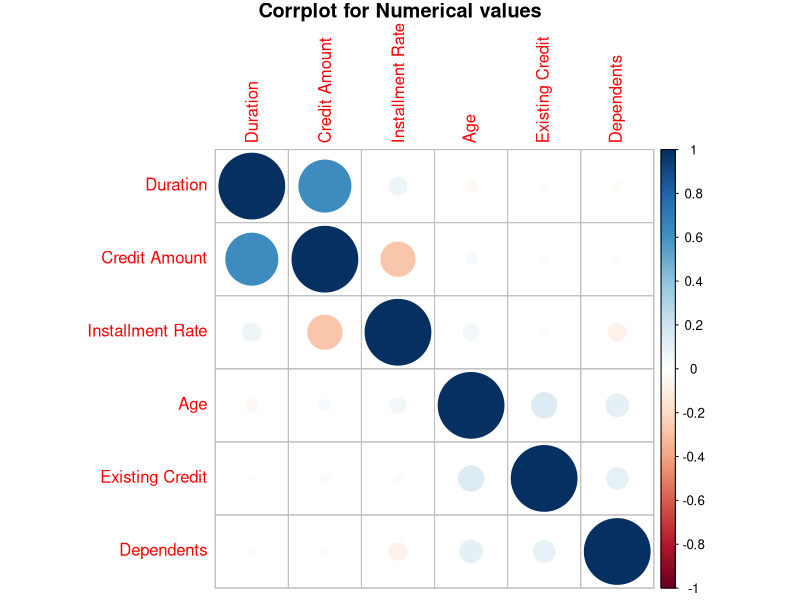
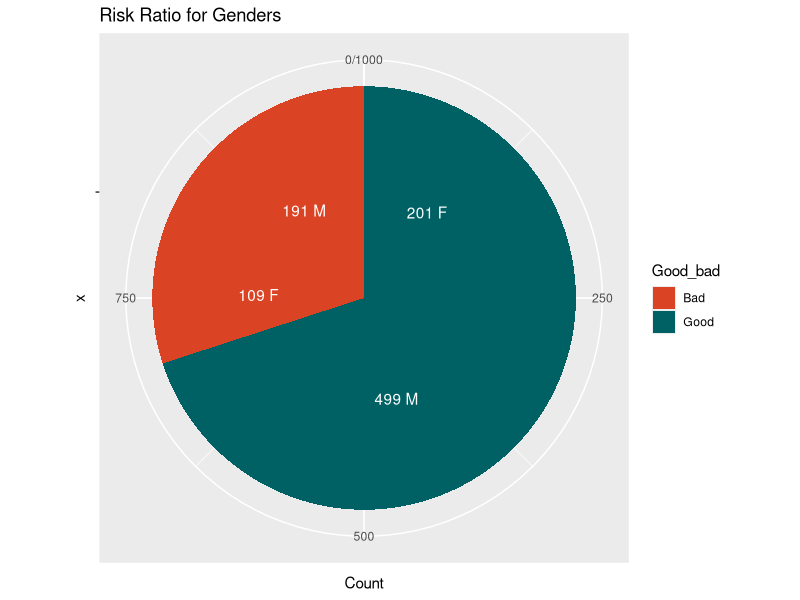
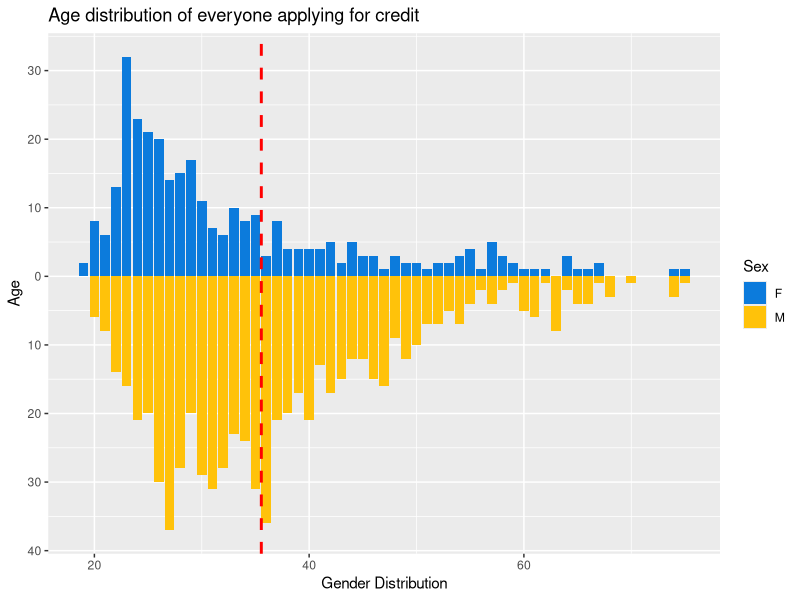
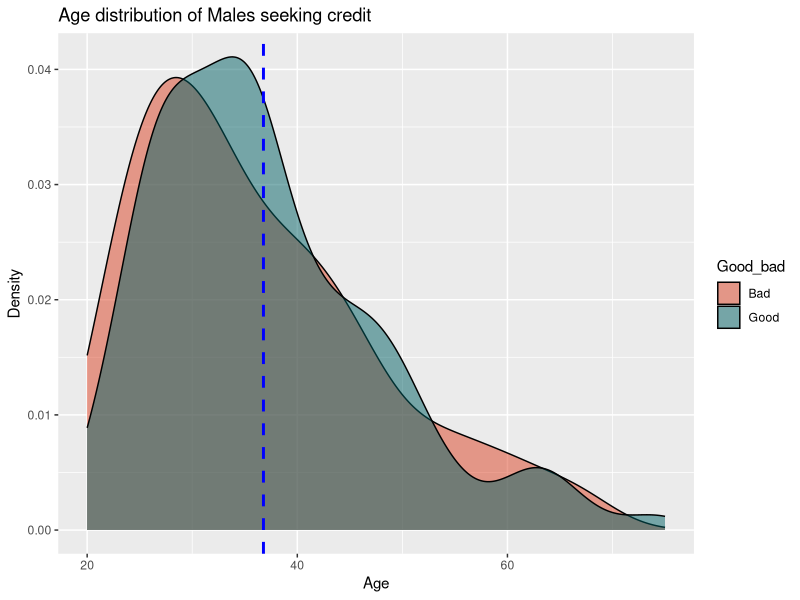
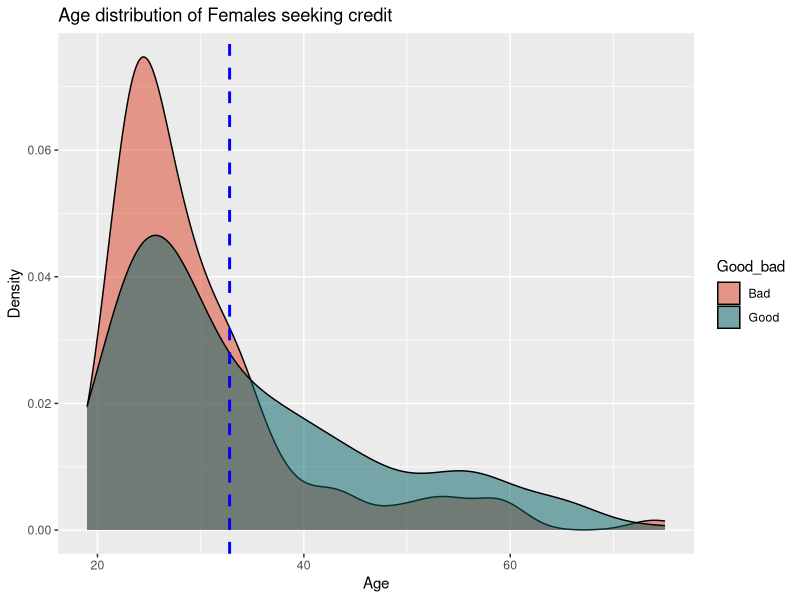
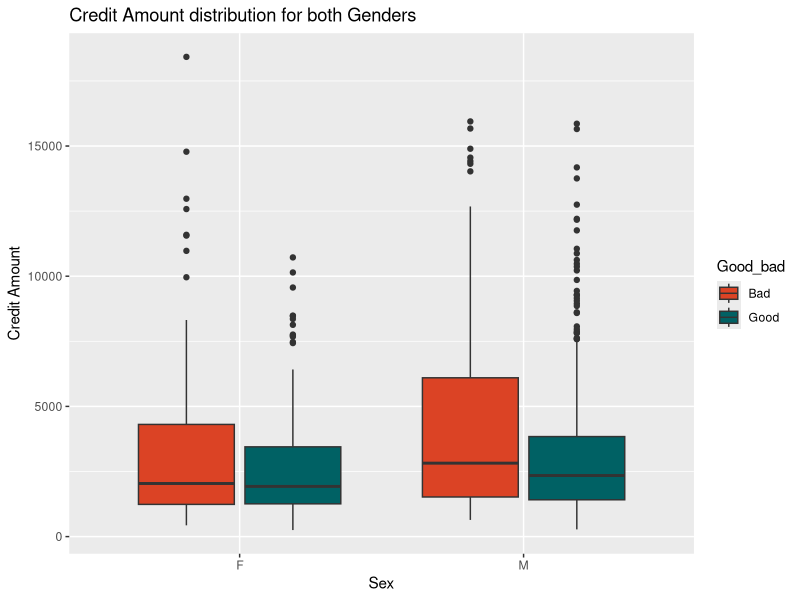
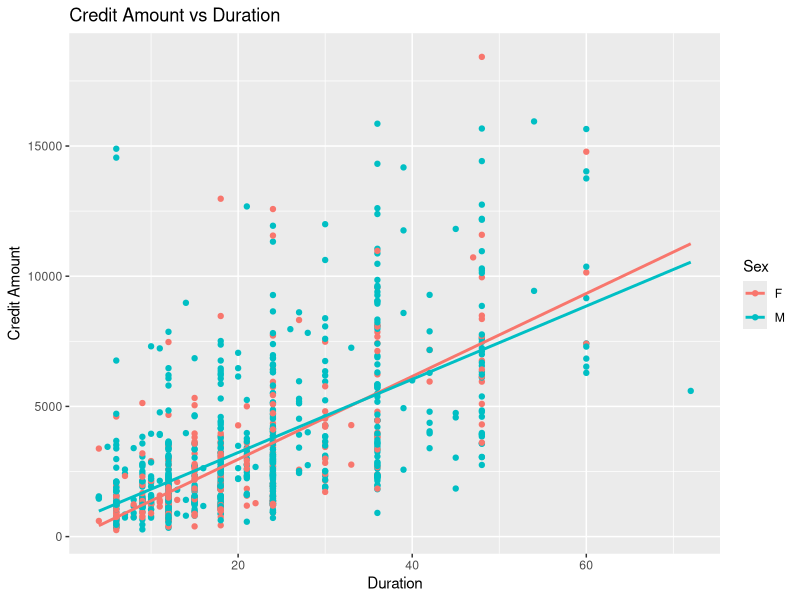
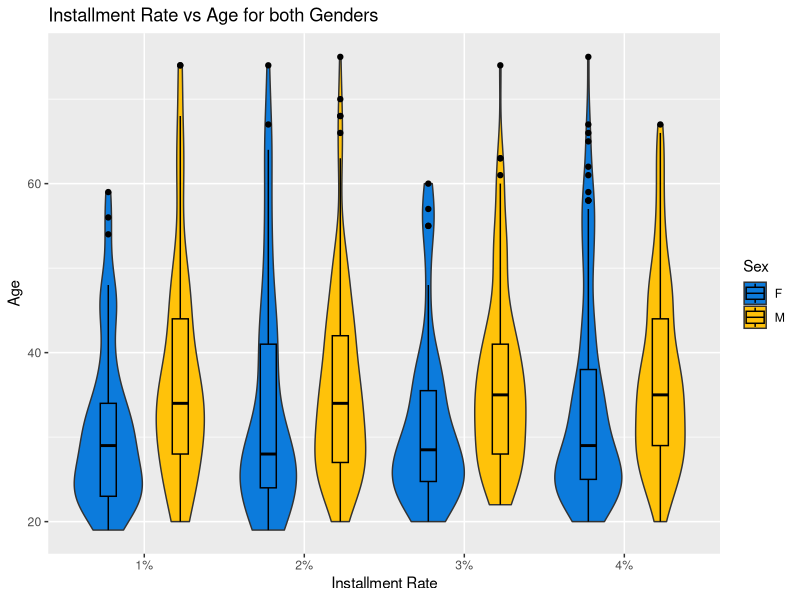

Write R code to recreate these figures, in order.
## ---- chunk 1
knitr::opts_chunk$set(echo = TRUE)
## ---- chunk 2
library(readxl)
library(dplyr)
library(corrplot)
library(ggplot2)
library(tidyr)

#The data was downloaded as a .data file which was imported into excel to change to a xls file and imported as a data set into R

german_data <- read_excel("german data.xlsx")

#Adding Column appropriate column names to the data file

colnames(german_data) = c("Checking_Account","Duration","Credit_History","Purpose","Credit_Amount","Savings_Account","Present_Employement","Installment_Rate","Personal_Status","Guarantors","Residence_Since","Property","Age","Other_Installment_Plan","Housing","Existing_Credit","Job","Dependents","Telephone","Foreign_Worker","Good_bad")

#converting the cost matrix into Good and Bad risk description
german_data$Good_bad[german_data$Good_bad == 2] <- "Bad"
german_data$Good_bad[german_data$Good_bad == 1] <- "Good"

#adding a new column Gender and using the categorical data to add values to it the new column
german_data$Sex[german_data$Personal_Status == "A91" | german_data$Personal_Status == "A93" | german_data$Personal_Status == "A94"] <- "M"
german_data$Sex[german_data$Personal_Status == "A92" | german_data$Personal_Status == "A95"] <- "F"

#adding a new column age category to convert numerical data of age to categorical values converting it into 4 categories YOung middle, age, adults, and seniors.

german_data$Age_Category[german_data$Age < 31] <- "Young"
german_data$Age_Category[german_data$Age >30 & german_data$Age < 41] <- "Middle_Age"
german_data$Age_Category[german_data$Age >40 & german_data$Age < 61] <- "Adults"
german_data$Age_Category[german_data$Age >60] <- "Seniors"

#creating a new data frame of males data and females data to use further
german_data_f <- subset(german_data,Sex == "F")
german_data_m <- subset(german_data,Sex == "M")

#converting numerical data to categorical data for box plot
german_data$Installment_Rate_Cat <- paste("B", german_data$Installment_Rate)

#checking for null values in the data frame
german_df <- as.data.frame(
  cbind(
    lapply(
      lapply(german_data, is.na), sum)
    )
  )
colnames(german_df) <- c('Number of Null Values in Column')
rownames(subset(german_df, german_df$nullvalues != 0))
View(german_df)
#data is clean and doesnt have any null values
## ---- chunk 3
#Showing correlation between the various numerical values in the data frame
library(corrplot)
df <- select(german_data, Duration, Credit_Amount, Installment_Rate, Age,Existing_Credit,Dependents)
colnames(df) <- c("Duration", "Credit Amount", "Installment Rate", "Age","Existing Credit","Dependents")

corrplot(cor(df[,1:6]), method = "circle", title ="Corrplot for Numerical values", mar = c(0,0,1,0))

## ---- chunk 4
library(dplyr)
library(ggplot2)
library(tidyr)
library(stringr)

df <- german_data %>% 
   group_by(Good_bad, Sex) %>% 
   summarise(Count = n())

ggplot(df, aes(x = "", y = Count ,fill = Good_bad)) + 
  geom_bar(width = 1, stat = "identity") +
  geom_text(aes(label = paste(Count,Sex)), position = position_stack(vjust = 0.5), color = "white") +
  scale_fill_manual(values = c("#DB4325","#006164")) +
  coord_polar(theta = "y") +
  labs(title = "Risk Ratio for Genders")

#This pie chart shows that only 1/4 of male credit applicants are classified as bad where as more than 1/3 rd of the female applicants are classified as bad. We are trying to explore whether this is just a bias towards men or if the various attributes are diff in case of males and females
## ---- chunk 5
library(ggplot2)
library(dplyr)

#Density plot of men applicants and age showing that the number of young men being classified as bad risk are slightly more than the number of young men being classified Good risk
pm <- ggplot(german_data_m, aes(Age, fill = Good_bad)) + 
  geom_density(alpha=.5) +
  scale_fill_manual(values = c("#DB4325","#006164")) +
  labs(x = "Age", y = "Density", title = "Age distribution of Males seeking credit") + 
  geom_vline(aes(xintercept=mean(Age)), color="blue", linetype="dashed", size=1)

#Density plot of women applicants and age showing that the number of young females being classified as bad risk is drastically more than the number of young women being classified Good risk

pf <- ggplot(german_data_f, aes(Age, fill= Good_bad)) + 
  geom_density(alpha=.5) +    
  scale_fill_manual(values = c("#DB4325","#006164")) +
  labs(x = "Age", y = "Density", title = "Age distribution of Females seeking credit") + 
  geom_vline(aes(xintercept=mean(Age)), color="blue", linetype="dashed", size=1)

#pyramid plot of everyone's age showing almost equal number of young men and women applying for credit
p <- ggplot(german_data,aes(x=Age ,fill = Sex)) + 
  geom_bar(data=subset(german_data, Sex == "F")) + 
  geom_bar(data=subset(german_data, Sex == "M"),aes(y=..count..*(-1))) + 
  scale_y_continuous(breaks=seq(-40,40,10),labels=abs(seq(-40,40,10))) + 
  scale_fill_manual(values = c("#0C7BDC","#FFC20A")) +
  labs( x= "Gender Distribution", y = "Age", title = "Age distribution of everyone applying for credit") + 
  geom_vline(aes(xintercept=mean(Age)), color="Red", linetype="dashed", size=1)
p
pm
pf

## ---- chunk 6
library(ggplot2)
p2 <- ggplot(german_data,aes(x = Sex, y = Credit_Amount, fill = Good_bad)) + 
   geom_boxplot() +
   labs(y = "Credit Amount") +
   scale_fill_manual(values = c("#DB4325","#006164")) +
  labs(title = "Credit Amount distribution for both Genders")
p2

## ---- chunk 7
#Young women take up smaller amounts of loans than men for similar duration but contrary to the above plot the number of women getting rejected in this case are very high as compared to men
ggplot(german_data, aes(x = Duration, y = Credit_Amount, color = Sex)) +
  geom_point() + 
  labs(y = "Credit Amount", title = "Credit Amount vs Duration") +
  geom_smooth(method=lm, se=FALSE, fullrange = TRUE)
## ---- chunk 8
library(ggplot2)

ggplot(german_data, aes(x = Installment_Rate_Cat, y = Age, fill = Sex)) + 
  geom_violin() + 
  geom_boxplot(color="Black", width=0.2, position = position_dodge(0.9)) +
    scale_fill_manual(values = c("#0C7BDC","#FFC20A")) +
  labs(x = "Installment Rate", y = "Age") +
  scale_x_discrete(limits = c("B 1","B 2","B 3","B 4"),
                   labels = c("1%", "2%", "3%","4%")) +
  labs(title = "Installment Rate vs Age for both Genders")
  

## ---- chunk 9
#property vs gender shows us that the percentage of young women having property or building and society savings agreements/life insurances is more than that of men but in the end they are still rejected more
library(ggplot2)
library(dplyr)
df <- german_data%>% 
  subset(Age_Category == "Young") %>%
  group_by(Property, Sex) %>%
  dplyr::summarise(count = n())
ggplot(df, aes(x = Sex, y = count, fill = Property)) + 
geom_bar(stat = "identity", position = "fill") +
  scale_fill_discrete(labels = c("Real Estate", "Insurance", "Car or Other","No Property")) +
    scale_y_continuous(breaks = c(0.1,0.2,0.3,0.4,0.5,0.6,0.7,0.8,0.9,1.0), labels = c("10%","20%","30%","40%","50%","60%","70%","80%","90%","100%")) +
  geom_hline(yintercept = 0.5) +
  labs(title = "Property Distribution", y ="% of Total")



## ---- chunk 10
library(ggplot2)
library(dplyr)
library(gridExtra)

df <- german_data %>%
  group_by(Purpose, Good_bad, Sex) %>%
  dplyr::summarise(count = n())

p4_1 <- ggplot(df, aes(x = Purpose, y = count, fill = Good_bad)) + 
    geom_bar(stat = "identity", position = "fill") +
    scale_fill_manual(values = c("#DB4325","#006164")) +
    labs( y = "% of Total", title = "Total") +
    labs( x = "", title = "")+
 scale_x_discrete(limits = c("A40","A41","A42","A43","A44","A45","A46","A48","A49","A410"),
                  labels = c("Car (New)", "Car (Used)", "Furniture","TV","Appliances","Repairs", "Education", "Retraining", "Business","Others")) +
    scale_y_continuous(breaks = c(0.1,0.2,0.3,0.4,0.5,0.6,0.7,0.8,0.9,1.0), labels = c("10%","20%","30%","40%","50%","60%","70%","80%","90%","100%")) +
  theme(axis.text.x = element_text(angle=90)) +
  labs(title = "Purpose Distribution" )
p4_1

df<- german_data %>% 
  subset(Sex == "F") %>%
  group_by(Purpose,Good_bad) %>%
  dplyr::summarise(count = n())
p4_2 <- ggplot(df, aes(x = Purpose, y = count, fill = Good_bad)) + 
  geom_bar(stat = "identity", position = "fill") +
  scale_fill_manual(values = c("#DB4325","#006164")) +
  scale_x_discrete(limits = c("A40","A41","A42","A43","A44","A45","A46","A48","A49","A410"),
                   labels = c("Car (New)", "Car (Used)", "Furniture","TV","Appliances","Repairs", "Education", "Retraining", "Business","Others")) +
  scale_y_continuous(breaks = c(0.1,0.2,0.3,0.4,0.5,0.6,0.7,0.8,0.9,1.0), 
                      labels = c("10%","20%","30%","40%","50%","60%","70%","80%","90%","100%")) +
  theme(axis.text.x = element_text(angle = 90))+
  labs( y = "% of Total females", tag = "F")


df<- german_data %>% 
  subset(Sex == "M") %>%
  group_by(Purpose, Good_bad) %>%
  dplyr::summarise(count = n())
p4_3 <- ggplot(df,aes(x = Purpose, y = count, fill = Good_bad)) + 
geom_bar(stat = "identity", position = "fill") +
  scale_fill_manual(values = c("#DB4325","#006164")) + 
  scale_x_discrete(limits = c("A40","A41","A42","A43","A44","A45","A46","A48","A49","A410"),
                   labels = c("Car (New)", "Car (Used)", "Furniture","TV","Appliances","Repairs", "Education", "Retraining", "Business","Others")) +
   scale_y_continuous(breaks = c(0.1,0.2,0.3,0.4,0.5,0.6,0.7,0.8,0.9,1.0), 
                      labels = c("10%","20%","30%","40%","50%","60%","70%","80%","90%","100%")) +
  theme(axis.text.x = element_text(angle=90))+
  labs( y = "% of Total males", tag = "M")


grid.arrange(p4_2,p4_3, ncol =2)

